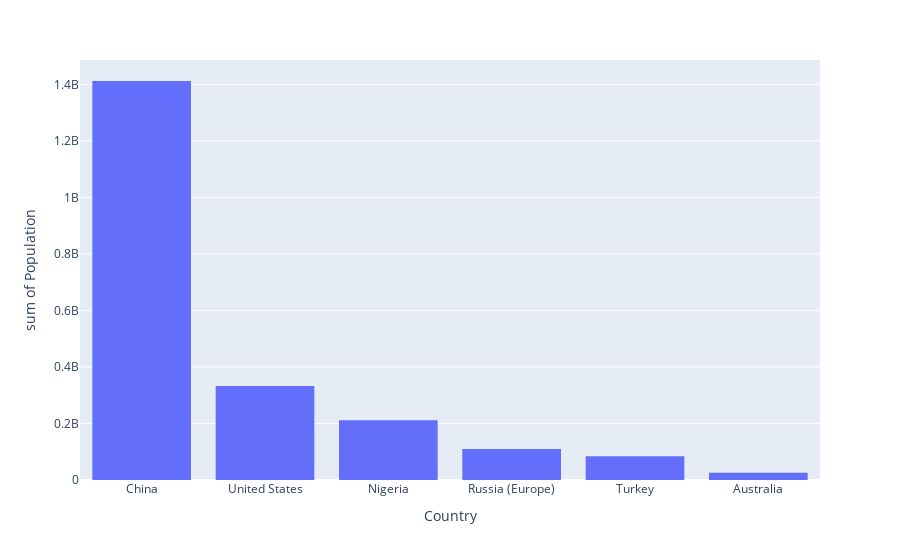

The code cell stored with this chart in its notebook:
### Code cell
# based on the graph we could see that China has the most contribution on the population of the world
px.histogram(max, 'Country', 'Population')

### Figure 1 — Plotly figure (JSON) as saved in the notebook; plotly's stock layout.template omitted (floating-point values rounded to 4 significant figures)
{"data": [{"alignmentgroup": "True", "bingroup": "x", "histfunc": "sum", "hovertemplate": "Country=%{x}<br>sum of Population=%{y}<extra></extra>", "legendgroup": "", "marker": {"color": "#636efa", "pattern": {"shape": ""}}, "name": "", "offsetgroup": "", "orientation": "v", "showlegend": false, "type": "histogram", "x": ["China", "United States", "Nigeria", "Russia (Europe)", "Turkey", "Australia"], "xaxis": "x", "y": [1411778724, 332960297, 211401000, 109628261, 83614362, 25922849], "yaxis": "y"}], "layout": {"barmode": "relative", "legend": {"tracegroupgap": 0}, "margin": {"t": 60}, "xaxis": {"anchor": "y", "domain": [0, 1], "title": {"text": "Country"}}, "yaxis": {"anchor": "x", "domain": [0, 1], "title": {"text": "sum of Population"}}}}
